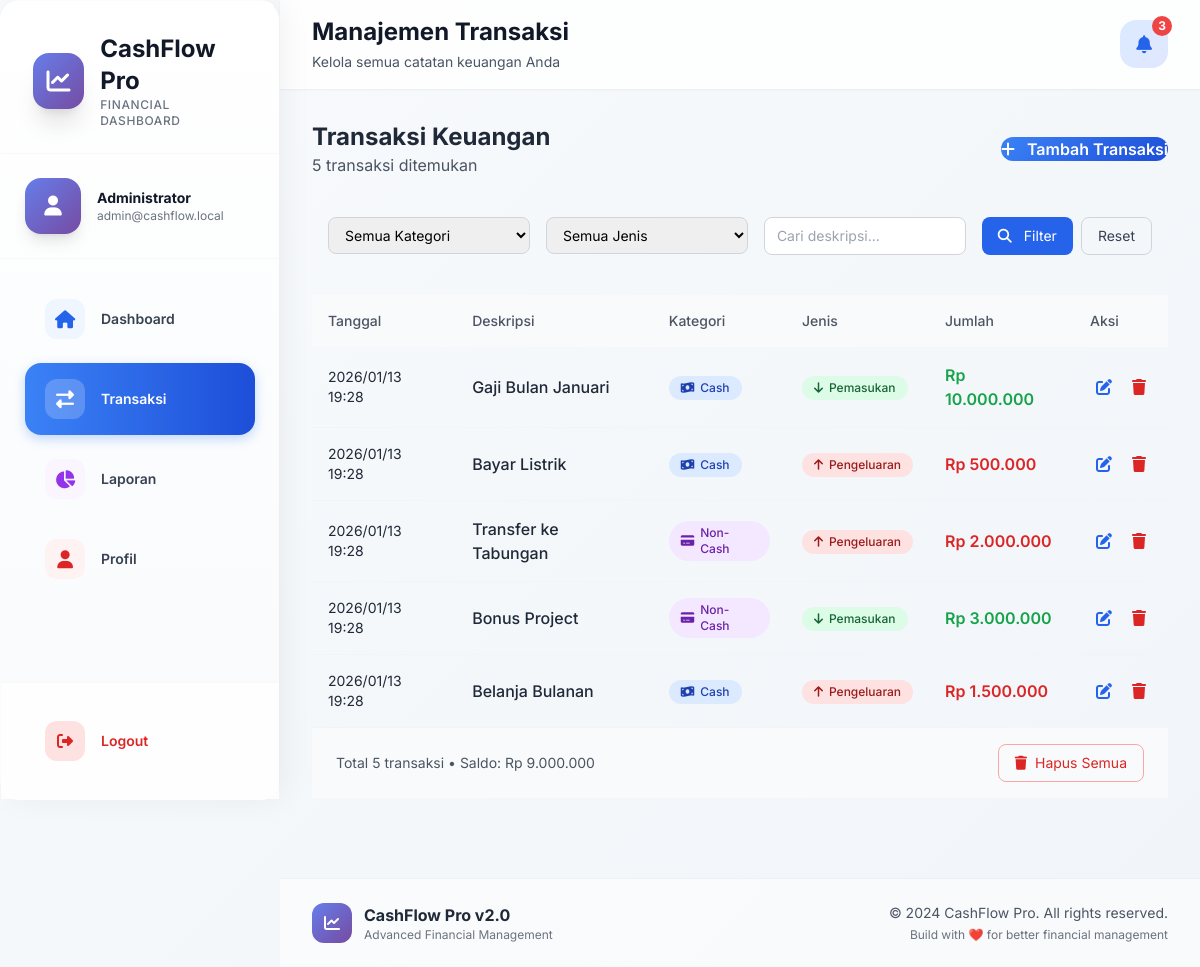
The page /transactions (signed in) on the database its author committed.
### tables this page shows
CREATE TABLE users (
        id INTEGER PRIMARY KEY AUTOINCREMENT,
        username TEXT UNIQUE NOT NULL,
        email TEXT,
        password TEXT NOT NULL,
        full_name TEXT,
        created_at TIMESTAMP DEFAULT CURRENT_TIMESTAMP
    );

CREATE TABLE transactions (
        id INTEGER PRIMARY KEY AUTOINCREMENT,
        user_id INTEGER NOT NULL,
        description TEXT NOT NULL,
        category TEXT NOT NULL,
        transaction_type TEXT NOT NULL,
        amount REAL NOT NULL,
        transaction_date TIMESTAMP DEFAULT CURRENT_TIMESTAMP,
        FOREIGN KEY (user_id) REFERENCES users (id)
    );

### app.py (the view)
@app.route('/transactions')
@login_required
def transactions():
    conn = get_db_connection()
    c = conn.cursor()
    category = request.args.get('category', 'all')
    trans_type = request.args.get('type', 'all')
    search = request.args.get('search', '')
    query = "SELECT * FROM transactions WHERE user_id = ?"
    params = [current_user.id]
    if category != 'all':
        query += " AND category = ?"
        params.append(category)
    if trans_type != 'all':
        query += " AND transaction_type = ?"
        params.append(trans_type)
    if search:
        query += " AND description LIKE ?"
        params.append(f'%{search}%')
    query += " ORDER BY transaction_date DESC"
    c.execute(query, params)
    records = []
    for row in c.fetchall():
        records.append({
            'id': row['id'],
            'description': row['description'],
            'category': row['category'],
            'transaction_type': row['transaction_type'],
            'amount': row['amount'],
            'display_date': row['transaction_date'][:16].replace('-', '/')
        })
    totals = get_user_totals(current_user.id)
    conn.close()
    return render_template('transactions.html',
                         records=records,
                         totals=totals,
                         filters={'category': category, 'type': trans_type, 'search': search},
                         format_rupiah=format_rupiah)

### templates/transactions.html (shortened to what this page needs)
{% extends 'base.html' %}
{% block page_title %}Manajemen Transaksi{% endblock %}
{% block page_subtitle %}Kelola semua catatan keuangan Anda{% endblock %}
{% block content %}
<div class="space-y-6">
    <div class="flex flex-col md:flex-row justify-between items-start md:items-center gap-4">
        <div>
            <h1 class="text-2xl font-bold text-gray-800">Transaksi Keuangan</h1>
            <p class="text-gray-600">{{ totals.total_transactions }} transaksi ditemukan</p>
        </div>
        <div class="flex gap-3">
            <button onclick="showAddForm()" class="btn-primary">
                <i class="fas fa-plus mr-2"></i> Tambah Transaksi
            </button>
        </div>
    </div>
    <div class="card">
        <div class="p-4">
            <form method="GET" action="{{ url_for('transactions') }}" class="flex flex-col md:flex-row gap-4">
                <div class="flex-1 grid grid-cols-1 md:grid-cols-3 gap-4">
                    <div>
                        <select name="category" class="w-full border border-gray-300 rounded-lg px-3 py-2 text-sm">
                            <option value="all" {% if filters.category == 'all' %}selected{% endif %}>Semua Kategori</option>
                        </select>
                    </div>
                    <div>
                        <select name="type" class="w-full border border-gray-300 rounded-lg px-3 py-2 text-sm">
                            <option value="all" {% if filters.type == 'all' %}selected{% endif %}>Semua Jenis</option>
                        </select>
                    </div>
                    <div>
                        <input type="text" name="search" value="{{ filters.search }}"
                               placeholder="Cari deskripsi..."
                               class="w-full border border-gray-300 rounded-lg px-3 py-2 text-sm">
                    </div>
                </div>
                <div class="flex gap-2">
                    <button type="submit" class="px-4 py-2 bg-blue-600 text-white rounded-lg hover:bg-blue-700 text-sm">
                        <i class="fas fa-search mr-2"></i> Filter
                    </button>
                    <a href="{{ url_for('transactions') }}" class="px-4 py-2 border border-gray-300 text-gray-700 rounded-lg hover:bg-gray-50 text-sm">
                        Reset
                    </a>
                </div>
            </form>
        </div>
    </div>
    {% if records and records|length > 0 %}
    <div class="card overflow-hidden">
        <div class="overflow-x-auto">
            <table class="w-full">
                <thead class="bg-gray-50">
                    <tr>
                        <th class="text-left p-4 text-sm font-medium text-gray-600">Tanggal</th>
                        <th class="text-left p-4 text-sm font-medium text-gray-600">Deskripsi</th>
                        <th class="text-left p-4 text-sm font-medium text-gray-600">Kategori</th>
                        <th class="text-left p-4 text-sm font-medium text-gray-600">Jenis</th>
                        <th class="text-left p-4 text-sm font-medium text-gray-600">Jumlah</th>
                        <th class="text-left p-4 text-sm font-medium text-gray-600">Aksi</th>
                    </tr>
                </thead>
                <tbody class="divide-y divide-gray-100">
                    {% for r in records %}
                    <tr class="hover:bg-gray-50">
                        <td class="p-4">
                            <div class="text-sm text-gray-800">{{ r.display_date }}</div>
                        </td>
                        <td class="p-4">
                            <div class="font-medium text-gray-800">{{ r.description }}</div>
                        </td>
                        <td class="p-4">
                            <span class="inline-flex items-center px-3 py-1 rounded-full text-xs font-medium
                                {% if r.category == 'cash' %}bg-blue-100 text-blue-800{% else %}bg-purple-100 text-purple-800{% endif %}">
                                <i class="fas {% if r.category == 'cash' %}fa-money-bill-wave{% else %}fa-credit-card{% endif %} mr-1.5"></i>
                                {{ 'Cash' if r.category == 'cash' else 'Non-Cash' }}
                            </span>
                        </td>
                        <td class="p-4">
                            <span class="inline-flex items-center px-3 py-1 rounded-full text-xs font-medium
                                {% if r.transaction_type == 'income' %}bg-green-100 text-green-800{% else %}bg-red-100 text-red-800{% endif %}">
                                <i class="fas {% if r.transaction_type == 'income' %}fa-arrow-down{% else %}fa-arrow-up{% endif %} mr-1.5"></i>
                                {{ 'Pemasukan' if r.transaction_type == 'income' else 'Pengeluaran' }}
                            </span>
                        </td>
                        <td class="p-4">
                            <div class="font-semibold {% if r.transaction_type == 'income' %}text-green-600{% else %}text-red-600{% endif %}">
                                {{ format_rupiah(r.amount) }}
                            </div>
                        </td>
                        <td class="p-4">
                            <div class="flex gap-2">
                                <a href="{{ url_for('edit_transaction', id=r.id) }}" class="text-blue-600 hover:text-blue-800 p-1.5 hover:bg-blue-50 rounded">
                                    <i class="fas fa-edit"></i>
                                </a>
                                <a href="{{ url_for('delete_transaction', id=r.id) }}" onclick="return confirm('Hapus transaksi ini?')"
                                   class="text-red-600 hover:text-red-800 p-1.5 hover:bg-red-50 rounded">
                                    <i class="fas fa-trash"></i>
                                </a>
                            </div>
                        </td>
                    </tr>
                    {% endfor %}
                </tbody>
            </table>
        </div>
        <div class="px-6 py-4 border-t border-gray-100 bg-gray-50">
            <div class="flex flex-col md:flex-row justify-between items-center gap-4">
                <p class="text-sm text-gray-600">
                    Total {{ records|length }} transaksi • Saldo: {{ format_rupiah(totals.total_balance) }}
                </p>
                <div class="flex gap-3">
                    {% if records|length > 0 %}
                    <a href="{{ url_for('clear_all_transactions') }}" onclick="return confirm('Hapus semua transaksi? Tindakan ini tidak dapat dibatalkan.')"
                       class="px-4 py-2 border border-red-300 text-red-600 rounded-lg hover:bg-red-50 inline-flex items-center text-sm">
                        <i class="fas fa-trash mr-2"></i> Hapus Semua
                    </a>
                    {% endif %}
                </div>
            </div>
        </div>
    </div>
    {% endif %}
</div>
{% endblock %}

### templates/base.html (shortened to what this page needs)
<!DOCTYPE html>
<html lang="id">
<head>
    <script src="https://cdn.tailwindcss.com"></script>
    <link rel="stylesheet" href="https://cdnjs.cloudflare.com/ajax/libs/font-awesome/6.4.0/css/all.min.css">
</head>
<body class="font-inter bg-gray-50">
    {% if current_user.is_authenticated %}
    <aside id="sidebar" class="sidebar glass-card">
        <div class="p-8 pb-6 border-b border-gray-100/50">
            <div class="flex items-center space-x-4">
                <div class="w-14 h-14 gradient-primary rounded-2xl flex items-center justify-center shadow-xl animate-float">
                    <i class="fas fa-chart-line text-white text-2xl"></i>
                </div>
                <div>
                    <h1 class="text-2xl font-bold text-gray-900">CashFlow Pro</h1>
                    <p class="text-xs text-gray-500 font-medium tracking-wider">FINANCIAL DASHBOARD</p>
                </div>
            </div>
        </div>
        <div class="p-6 border-b border-gray-100/50">
            <div class="flex items-center space-x-4">
                <div class="w-14 h-14 gradient-primary rounded-2xl flex items-center justify-center shadow-lg">
                    <i class="fas fa-user text-white text-xl"></i>
                </div>
                <div class="flex-1 min-w-0">
                    <p class="text-sm font-bold text-gray-900 truncate">{{ current_user.full_name or current_user.username }}</p>
                    <p class="text-xs text-gray-500 truncate">{{ current_user.email or 'No email' }}</p>
                </div>
            </div>
        </div>
        <nav class="p-6">
            <div class="space-y-2">
                <a href="{{ url_for('dashboard') }}"
                   class="nav-item flex items-center space-x-4 px-5 py-4 rounded-2xl text-gray-700 hover:text-blue-600 {% if request.endpoint == 'dashboard' %}active{% endif %}">
                    <div class="w-10 h-10 rounded-xl flex items-center justify-center {% if request.endpoint == 'dashboard' %}bg-white/20{% else %}bg-blue-50 text-blue-600{% endif %}">
                        <i class="fas fa-home text-lg"></i>
                    </div>
                    <span class="text-sm font-semibold">Dashboard</span>
                </a>
                <a href="{{ url_for('transactions') }}"
                   class="nav-item flex items-center space-x-4 px-5 py-4 rounded-2xl text-gray-700 hover:text-blue-600 {% if request.endpoint == 'transactions' %}active{% endif %}">
                    <div class="w-10 h-10 rounded-xl flex items-center justify-center {% if request.endpoint == 'transactions' %}bg-white/20{% else %}bg-green-50 text-green-600{% endif %}">
                        <i class="fas fa-exchange-alt text-lg"></i>
                    </div>
                    <span class="text-sm font-semibold">Transaksi</span>
                </a>
                <a href="{{ url_for('reports') }}"
                   class="nav-item flex items-center space-x-4 px-5 py-4 rounded-2xl text-gray-700 hover:text-blue-600 {% if request.endpoint == 'reports' %}active{% endif %}">
                    <div class="w-10 h-10 rounded-xl flex items-center justify-center {% if request.endpoint == 'reports' %}bg-white/20{% else %}bg-purple-50 text-purple-600{% endif %}">
                        <i class="fas fa-chart-pie text-lg"></i>
                    </div>
                    <span class="text-sm font-semibold">Laporan</span>
                </a>
                <a href="{{ url_for('profile') }}"
                   class="nav-item flex items-center space-x-4 px-5 py-4 rounded-2xl text-gray-700 hover:text-blue-600 {% if request.endpoint == 'profile' %}active{% endif %}">
                    <div class="w-10 h-10 rounded-xl flex items-center justify-center {% if request.endpoint == 'profile' %}bg-white/20{% else %}bg-red-50 text-red-600{% endif %}">
                        <i class="fas fa-user text-lg"></i>
                    </div>
                    <span class="text-sm font-semibold">Profil</span>
                </a>
            </div>
        </nav>
        <div class="absolute bottom-0 left-0 right-0 p-6 border-t border-gray-100/50 bg-white/80 backdrop-blur-sm">
            <a href="{{ url_for('logout') }}"
               class="nav-item flex items-center space-x-4 px-5 py-3.5 rounded-2xl text-red-600 hover:bg-red-50 hover:shadow-sm">
                <div class="w-10 h-10 rounded-xl bg-red-100 flex items-center justify-center">
                    <i class="fas fa-sign-out-alt"></i>
                </div>
                <span class="text-sm font-semibold">Logout</span>
            </a>
        </div>
    </aside>
    {% endif %}
    <main class="main-content min-h-screen">
        {% if current_user.is_authenticated %}
        <header class="sticky top-0 z-40 glass-nav shadow-sm">
            <div class="px-8 py-4">
                <div class="flex justify-between items-center">
                    <div>
                        <h2 class="text-2xl font-bold text-gray-900 animate-fade-in">
                            {% block page_title %}{% endblock %}
                        </h2>
                        <p class="text-sm text-gray-600 mt-1">
                            {% block page_subtitle %}{% endblock %}
                        </p>
                    </div>
                    <div class="flex items-center space-x-4">
                        <div class="relative">
                            <div class="w-12 h-12 rounded-2xl bg-gradient-to-br from-blue-100 to-indigo-100 flex items-center justify-center cursor-pointer hover:shadow-lg transition-all duration-300">
                                <i class="fas fa-bell text-blue-600 text-lg"></i>
                                <span class="absolute -top-1 -right-1 w-5 h-5 bg-red-500 rounded-full flex items-center justify-center text-xs text-white font-bold">3</span>
                            </div>
                        </div>
                    </div>
                </div>
            </div>
        </header>
        {% endif %}
        <div class="p-6 md:p-8">
            {% block content %}{% endblock %}
        </div>
        {% if current_user.is_authenticated %}
        <footer class="mt-12 px-8 py-6 border-t border-gray-200/50 bg-white/50">
            <div class="max-w-7xl mx-auto">
                <div class="flex flex-col md:flex-row justify-between items-center">
                    <div class="flex items-center space-x-3 mb-4 md:mb-0">
                        <div class="w-10 h-10 gradient-primary rounded-xl flex items-center justify-center">
                            <i class="fas fa-chart-line text-white"></i>
                        </div>
                        <div>
                            <p class="font-bold text-gray-800">CashFlow Pro v2.0</p>
                            <p class="text-xs text-gray-500">Advanced Financial Management</p>
                        </div>
                    </div>
                    <div class="text-center md:text-right">
                        <p class="text-sm text-gray-600">© 2024 CashFlow Pro. All rights reserved.</p>
                        <p class="text-xs text-gray-500 mt-1">Build with ❤️ for better financial management</p>
                    </div>
                </div>
            </div>
        </footer>
        {% endif %}
    </main>
</body>
</html>

### rows shown on the page
users: full_name "Administrator", email "admin@cashflow.local"
transactions: display_date "2026/01/13 19:28", description "Gaji Bulan Januari", category "Cash", transaction_type "Pemasukan", amount "Rp 10.000.000"
transactions: display_date "2026/01/13 19:28", description "Bayar Listrik", category "Cash", transaction_type "Pengeluaran", amount "Rp 500.000"
transactions: display_date "2026/01/13 19:28", description "Transfer ke Tabungan", category "Non-Cash", transaction_type "Pengeluaran", amount "Rp 2.000.000"
transactions: display_date "2026/01/13 19:28", description "Bonus Project", category "Non-Cash", transaction_type "Pemasukan", amount "Rp 3.000.000"
transactions: display_date "2026/01/13 19:28", description "Belanja Bulanan", category "Cash", transaction_type "Pengeluaran", amount "Rp 1.500.000"

### other values the page prints
{{ totals.total_transactions }} "5"
{{ records|length }} "5"
